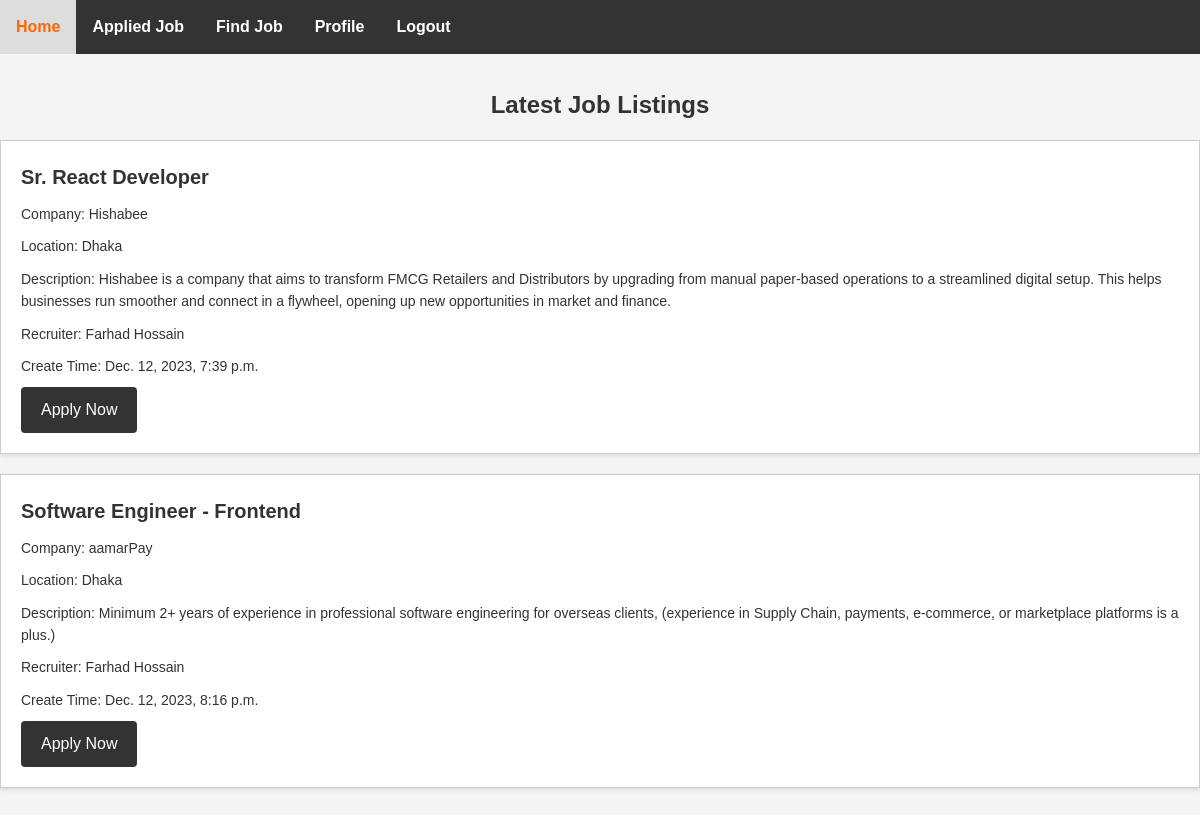
Page /viewjobPage/ (signed in) on the earlier database version.
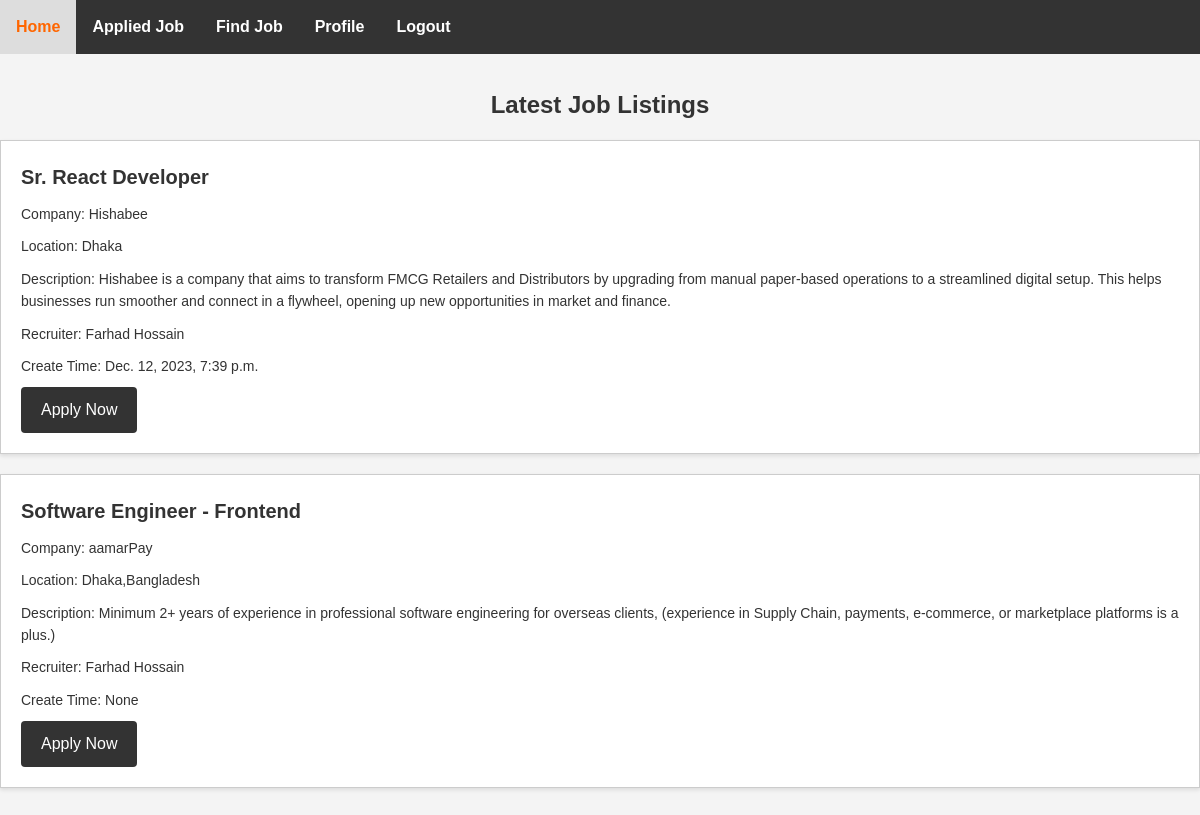
Same page on the later database version.
### myApp/models.py (models this page shows, shortened)
class Job_Model(models.Model):
    job_title = models.CharField(max_length=255)
    company = models.CharField(max_length=255)
    location = models.CharField(max_length=255)
    description = models.TextField()
    created_at = models.DateTimeField(auto_now_add=True,null=True)
    created_by = models.ForeignKey(Custom_User, on_delete=models.CASCADE)

class Custom_User(AbstractUser):
    USER=[
        ('recruiter','Recruiter'),('jobseeker','JobSeeker')
    ]
    display_name=models.CharField(max_length=100)
    email=models.EmailField(unique=True)
    password=models.CharField(max_length=100)
    confirm_password=models.CharField(max_length=100)
    user_type=models.CharField(choices=USER,max_length=120)
    def __str__(self):
        return self.display_name

### myProject/views.py (the view)
# urls.py: path('viewjobPage/',viewjobPage,name='viewjobPage'),
@login_required
def viewjobPage(request):
    job=Job_Model.objects.all()
    context={
        'job':job
    }
    return render(request,"viewjob.html",context)

### Template/viewjob.html (shortened to what this page needs)
{% extends "JobSeeker/dashboard.html" %}
{% block content %}
<section class="job-listings">
    <h2>Latest Job Listings</h2>
    <ul>
        {% for i in job %}
        <li>
            <h3>{{ i.job_title }}</h3>
            <p>Company: {{ i.company }}</p>
            <p>Location: {{ i.location }}</p>
            <p>Description: {{ i.description }}</p>
            <p>Recruiter: {{ i.created_by }}</p>
            <p>Create Time: {{ i.created_at }}</p>
            {% if user.user_type == 'jobseeker' %}
                <a href=" {% url 'apply_for_job' i.id %} ">Apply Now</a>
            {% elif user.user_type == 'recruiter' %}
                <div class="recruiter-buttons">
                    <a class="edit-button" href="{% url 'editJobPage' i.id %}">Edit</a>
                    <a class="delete-button" href="{% url 'deleteJob' i.id %}" >Delete</a>
                    <a class="delete-button" href="{% url 'ApplyList' i.id %}" >Apply List</a>
                </div>
            {% endif %}
        </li>
        {% endfor %}
    </ul>
</section>
{% endblock content %}

Differences in the rows shown:
changed Job_Model "Software Engineer - Frontend": location "Dhaka" → "Dhaka,Bangladesh"; created_at "Dec. 12, 2023, 8:16 p.m." → "None"
